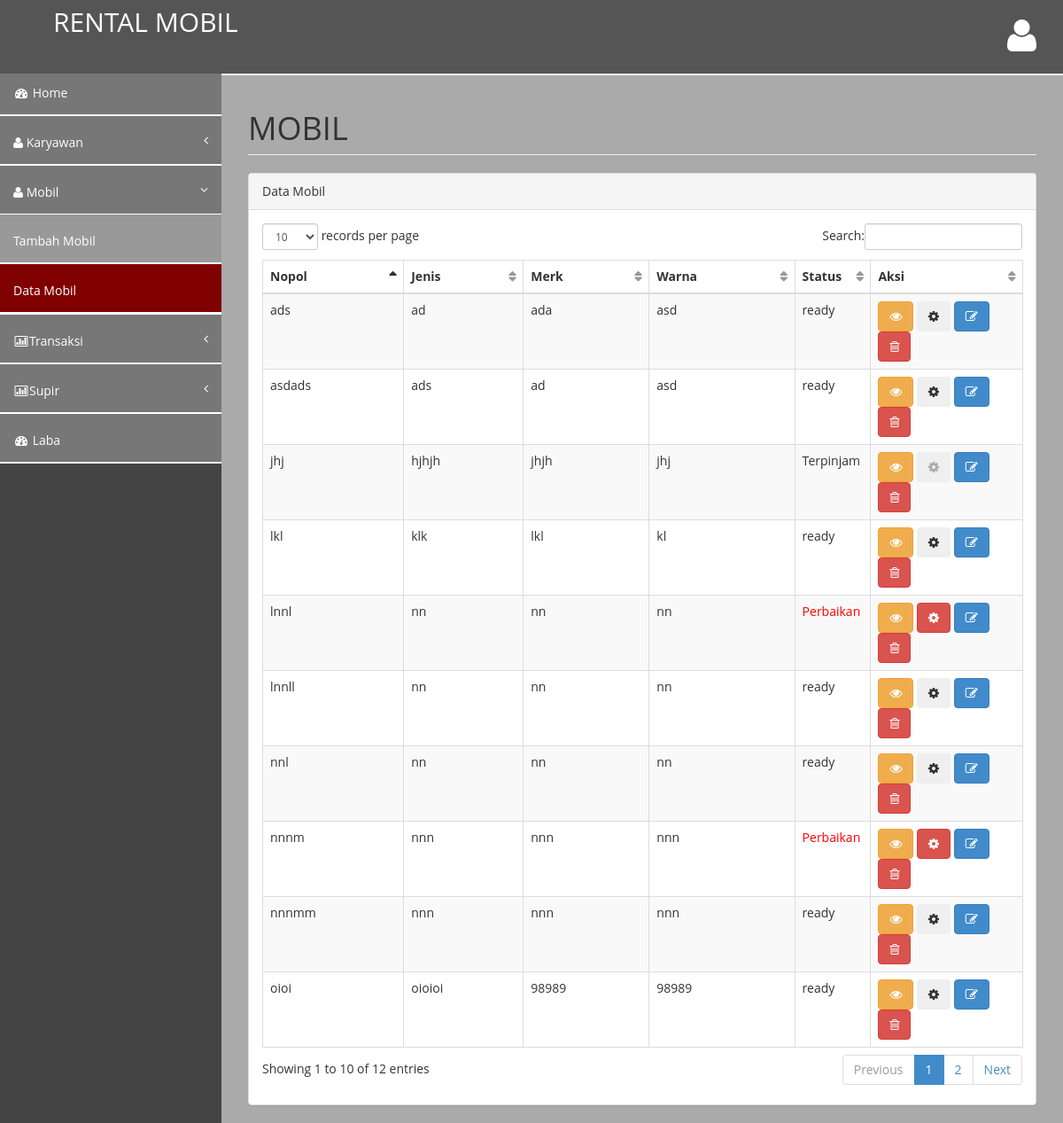
/mobil.php?data-mobil (signed in), run on the app's committed database.
### tables this page shows
CREATE TABLE IF NOT EXISTS `mobil` (
  `nopol` varchar(50) NOT NULL,
  `id_karyawan` int(255) DEFAULT NULL,
  `jenis` varchar(50) DEFAULT NULL,
  `merk` varchar(50) DEFAULT NULL,
  `warna` varchar(50) DEFAULT NULL,
  `harga` decimal(65,0) DEFAULT NULL,
  `noka` varchar(50) DEFAULT NULL,
  `nosin` varchar(50) DEFAULT NULL,
  `status` varchar(50) DEFAULT NULL,
  `spesifikasi` longtext,
  `gmbrmobil` varchar(255) NOT NULL
);

### proses/data-mobil.php (the view, shortened to what this page needs)
<?php
  $q=mysql_query("SELECT nopol, noka, nosin, jenis, merk, warna, harga, status, spesifikasi, karyawan.nama_karyawan FROM mobil INNER JOIN karyawan ON mobil.id_karyawan=karyawan.id_karyawan");
while ($w=mysql_fetch_assoc($q)) {
  echo "
  <tr class='odd gradeX'>
      <td>".$w['nopol']."</td>
      <td>".$w['jenis']."</td>
      <td>".$w['merk']."</td>
      <td>".$w['warna']."</td>";
  if ($w['status']=='Perbaikan') {
  echo "
      <td width='10%' style='color:red;' class='center'>".$w['status']."</td>";
  }else {
  echo "
      <td width='10%' class='center'>".$w['status']."</td>";
  }
  echo "
      <td width='20%'>
      ";
  echo "
      <button class='btn btn-warning detail' id=".$w['nopol']."><i class='fa fa-eye'></i></button>&nbsp";
    if ($w['status']=='Perbaikan') {
    echo "<button class='btn btn-danger ready admin' id=".$w['nopol']."><i class='fa fa-gear'></i></button>";
    }elseif ($w['status']=='ready') {
    echo "<button class='btn service admin' id=".$w['nopol']."><i class='fa fa-gear'></i></button>";
    }else {
    echo "<button style='color:#aaa;' class='btn admin'><i class='fa fa-gear'></i></button>";
    }
  echo "
        <button class='btn btn-primary admin edit' id=".$w['nopol']."><i class='fa fa-edit'></i></button>
        <button class='btn btn-danger admin hapus' id=".$w['nopol']."><i class='fa fa-trash-o'></i></button>
      </td>
    </tr>
  ";
}
?>

### assets/css/style.css (style rules this page uses)
body { background-color: #f8f8f8; }
body { font-family: 'Open Sans', sans-serif; font-size:14px; }

### data on the page
mobil: nopol "ads", jenis "ad", merk "ada", warna "asd", status "ready"
mobil: nopol "asdads", jenis "ads", merk "ad", warna "asd", status "ready"
mobil: nopol "jhj", jenis "hjhjh", merk "jhjh", warna "jhj", status "Terpinjam"
mobil: nopol "lkl", jenis "klk", merk "lkl", warna "kl", status "ready"
mobil: nopol "lnnl", jenis "nn", merk "nn", warna "nn", status "Perbaikan"
mobil: nopol "lnnll", jenis "nn", merk "nn", warna "nn", status "ready"
mobil: nopol "nnl", jenis "nn", merk "nn", warna "nn", status "ready"
mobil: nopol "nnnm", jenis "nnn", merk "nnn", warna "nnn", status "Perbaikan"
mobil: nopol "nnnmm", jenis "nnn", merk "nnn", warna "nnn", status "ready"
mobil: nopol "oioi", jenis "oioioi", merk "98989", warna "98989", status "ready"
